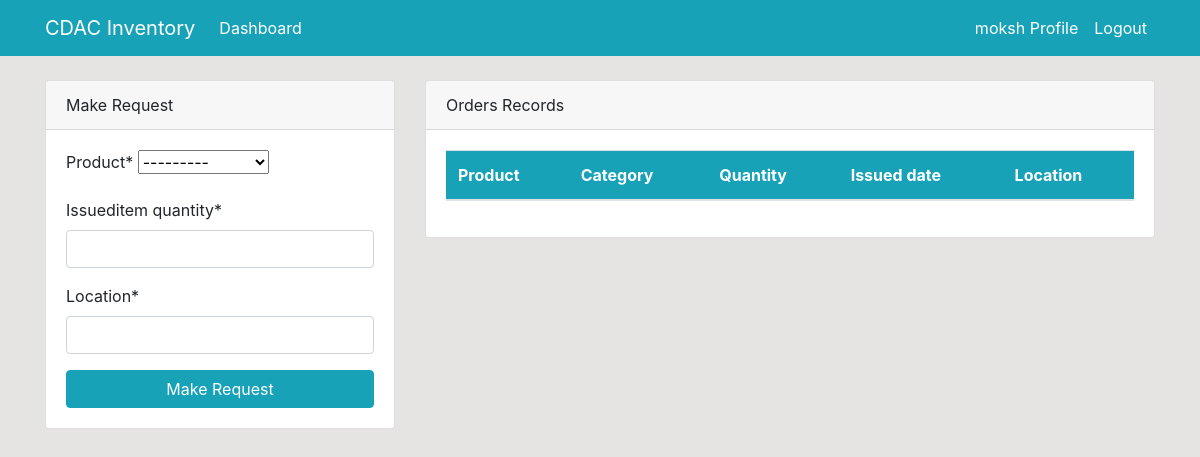
The page /dashboard/ (signed in) on the database as committed earlier.
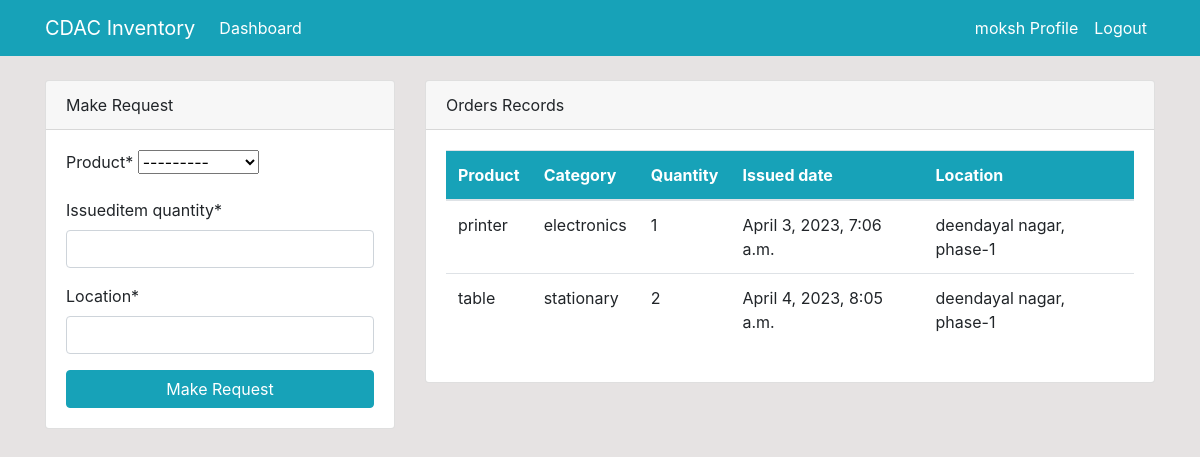
The same page on the database as committed later.
### dashboard/models.py (models this page shows, shortened)
class Issued_Items(models.Model):
    product=models.ForeignKey(Product,on_delete=models.CASCADE,null=True)
    staff=models.ForeignKey(User,models.CASCADE,null=True)
    issueditem_quantity=models.PositiveIntegerField(null=True)
    date=models.DateTimeField(auto_now_add=True)
    location=models.CharField(max_length=50,null=True)
    class Meta:
        verbose_name_plural='Issued_Items'

class Product(models.Model):
    asset=models.CharField(max_length=30,null=True)
    sno=models.CharField(max_length=15,null=True)
    name=models.CharField(max_length=100,null=True)
    category=models.CharField(max_length=20,choices=category,null=True)
    quantity=models.PositiveIntegerField(null=True)
    model=models.CharField(max_length=300,null=True)
    barcode=models.ImageField(upload_to='images/',null=True)
    price=models.PositiveIntegerField(null=True)
    class Meta:
        verbose_name_plural='Product'
    def __str__(self) -> str:
        return f'{self.name}-{self.quantity}'

### dashboard/views.py (the view)
# urls.py: path('dashboard/',views.index,name='dashboardindex'),
@login_required
def index(request):
    issueditems=Issued_Items.objects.all()
    product=Product.objects.all()
    items_count = issueditems.count()
    product_count = product.count()
    workers_count =User.objects.all().count()
    if request.method=='POST':
        emailform=sendemailform(request.POST)
        if emailform.is_valid():
            name=emailform.cleaned_data['title']
            toemail=emailform.cleaned_data['empemail']
            message=emailform.cleaned_data['message']
            send_mail(name,message,'settings.EMAIL_HOST_USER',[toemail],fail_silently=False)
            return redirect('dashboardindex')
    else:
        emailform=sendemailform()
    if request.method=='POST':
         form=orderform(request.POST)
         if form.is_valid():
            instance=form.save(commit=False)
            instance.staff=request.user
            instance.save()
            return redirect('dashboardindex')
    else:
        form=orderform()
    context={
        'issueditems':issueditems,
        'form':form,
        'product':product,
        'product_count': product_count,
        'workers_count': workers_count,
        'items_count': items_count,
        'emailform':emailform,
    }
    return render(request,'dashboard/index.html',context)

### dashboard/forms.py
class orderform(forms.ModelForm):
    class Meta:
        model=Issued_Items
        fields=['product','issueditem_quantity','location']

class sendemailform(forms.Form):
    title=forms.CharField(label='Title',max_length=250)
    empemail=forms.EmailField(label='Email id of employee')
    message=forms.CharField(widget=forms.Textarea(attrs={"rows":2, "cols":25}))

### template/dashboard/index.html (shortened to what the changed rows need)
{% extends 'partials/base.html' %}
{% block content %}
{% if user.is_authenticated and user.is_staff and user.is_superuser %}
{% include 'partials/topnav.html'%}
<div class="container">
    <div class="row my-5">
        <div class="col-md-6">
            <div class="bg-white">
                <canvas id="myChart1" width="400" height="300"></canvas>
                <script>
                    var ctx = document.getElementById('myChart1').getContext('2d');
                    var myChart1 = new Chart(ctx, {
                        type: 'pie',
                        data: {
                            labels: [{% for issueditem in issueditems  %} '{{ issueditem.product.name }}' ,{% endfor %}],
                            datasets: [{
                                label: 'Issued_Products',
                                data: [{% for issueditem in issueditems %} {{issueditem.issueditem_quantity}} , {% endfor %}],
                                backgroundColor: [
                                    'rgba(255, 99, 132, 1)',
                                    'rgba(54, 162, 235, 1)',
                                    'rgba(255, 206, 86, 1)',
                                    'rgba(75, 192, 192, 1)',
                                    'rgba(153, 102, 255, 1)',
                                    'rgba(25, 159, 64, 1)',
                                    'rgba(35, 99, 132, 1)',
                                    'rgba(34, 162, 235, 1)',
                                    'rgba(255, 206, 86, 1)',
                                    'rgba(75, 192, 192, 1)',
                                    'rgba(153, 102, 255, 1)',
                                    'rgba(255, 159, 64, 1)'
                                ],
                                borderColor: [
                                    'rgba(255, 99, 132, 1)',
                                    'rgba(54, 162, 235, 1)',
                                    'rgba(255, 206, 86, 1)',
                                    'rgba(75, 192, 192, 1)',
                                    'rgba(153, 102, 255, 1)',
                                    'rgba(255, 159, 64, 1)',
                                    'rgba(25, 159, 64, 1)',
                                    'rgba(35, 99, 132, 1)',
                                    'rgba(34, 162, 235, 1)',
                                    'rgba(255, 206, 86, 1)',
                                    'rgba(75, 192, 192, 1)',
                                    'rgba(153, 102, 255, 1)',
                                    'rgba(255, 159, 64, 1)'
                                ],
                                borderWidth: 1
                            }]
                        },
                        options: {
                            scales: {
                                yAxes: [{
                                    ticks: {
                                        beginAtZero: true
                                    }
                                }]
                            }
                        }
                    });
                </script>
            </div>
        </div>
        <div class="col-md-6">
            <div class="bg-white">
                <canvas id="myChart" width="400" height="300"></canvas>
                <script>
                    var ctx = document.getElementById('myChart').getContext('2d');
                    var myChart = new Chart(ctx, {
                        type: 'bar',
                        data: {
                            labels: [{% for product in product %} '{{product.name}}', {% endfor %}],
                    datasets: [{
                        label: 'Number of Products',
                        data: [{% for product in product %} {{ product.quantity }}, {% endfor %}],
                                backgroundColor: [
                                    'rgba(255, 99, 132, 1)',
                                    'rgba(54, 162, 235, 1)',
                                    'rgba(255, 206, 86, 1)',
                                    'rgba(75, 192, 192, 1)',
                                    'rgba(153, 102, 255, 1)',
                                    'rgba(255, 159, 64, 1)',
                                    'rgba(25, 159, 64, 1)',
                                    'rgba(35, 99, 132, 1)',
                                    'rgba(34, 162, 235, 1)',
                                    'rgba(255, 206, 86, 1)',
                                    'rgba(75, 192, 192, 1)',
                                    'rgba(153, 102, 255, 1)',
                                    'rgba(255, 159, 64, 1)'
                                ],
                                borderColor: [
                                    'rgba(255, 99, 132, 1)',
                                    'rgba(54, 162, 235, 1)',
                                    'rgba(255, 206, 86, 1)',
                                    'rgba(75, 192, 192, 1)',
                                    'rgba(153, 102, 255, 1)',
                                    'rgba(255, 159, 64, 1)',
                                    'rgba(25, 159, 64, 1)',
                                    'rgba(35, 99, 132, 1)',
                                    'rgba(34, 162, 235, 1)',
                                    'rgba(255, 206, 86, 1)',
                                    'rgba(75, 192, 192, 1)',
                                    'rgba(153, 102, 255, 1)',
                                    'rgba(255, 159, 64, 1)'
                                ],
                                borderWidth: 1
                            }]
                        },
                        options: {
                            scales: {
                                yAxes: [{
                                    ticks: {
                                        beginAtZero: true
                                    }
                                }]
                            }
                        }
                    });
                </script>
            </div>
        </div>
    </div>
</div>
{% else %}
{% include 'dashboard/staff_index.html' %}
{% endif %}
{% endblock %}

### template/dashboard/staff_index.html (shortened to what this page needs)
{% load crispy_forms_tags %}
<div class="container">
    <div class="row mt-4">
        <div class="col-md-4">
            <div class="card">
                <div class="card-header">
                    Make Request
                </div>
                <div class="card-body">
                    <form method="POST">
                        {{ form|crispy }}
                        <input class="btn btn-info btn-block" type="submit" value="Make Request">
                    </form>
                </div>
            </div>
        </div>
        <div class="col-md-8">
            <div class="card">
                <div class="card-header">
                    Orders Records
                </div>
                <div class="card-body">
                    <table class="table bg-white">
                        <thead class="bg-info text-white">
                            <tr>
                                <th scope="col">Product</th>
                                <th scope="col">Category</th>
                                <th scope="col">Quantity</th>
                                <th scope="col">Issued date</th>
                                <th scope="col">Location</th>
                            </tr>
                        </thead>
                        <tbody>
                            {% for issueditems in issueditems %}
                            {% if issueditems.staff == user %}
                            <tr>
                                <td>{{ issueditems.product.name }}</td>
                                <td>{{ issueditems.product.category }}</td>
                                <td>{{ issueditems.issueditem_quantity }}</td>
                                <td>{{ issueditems.date }}</td>
                                <td>{{ issueditems.location }}</td>
                            </tr>
                            {% endif %}
                            {% endfor %}
                        </tbody>
                    </table>
                </div>
            </div>
        </div>
    </div>
</div>

Rows that differ between the two databases and show on the page:
added Issued_Items: product.name "printer", product.category "electronics", issueditem_quantity "1", date "April 3, 2023, 7:06 a.m.", location "deendayal nagar, phase-1"
added Issued_Items: product.name "table", product.category "stationary", issueditem_quantity "2", date "April 4, 2023, 8:05 a.m.", location "deendayal nagar, phase-1"
